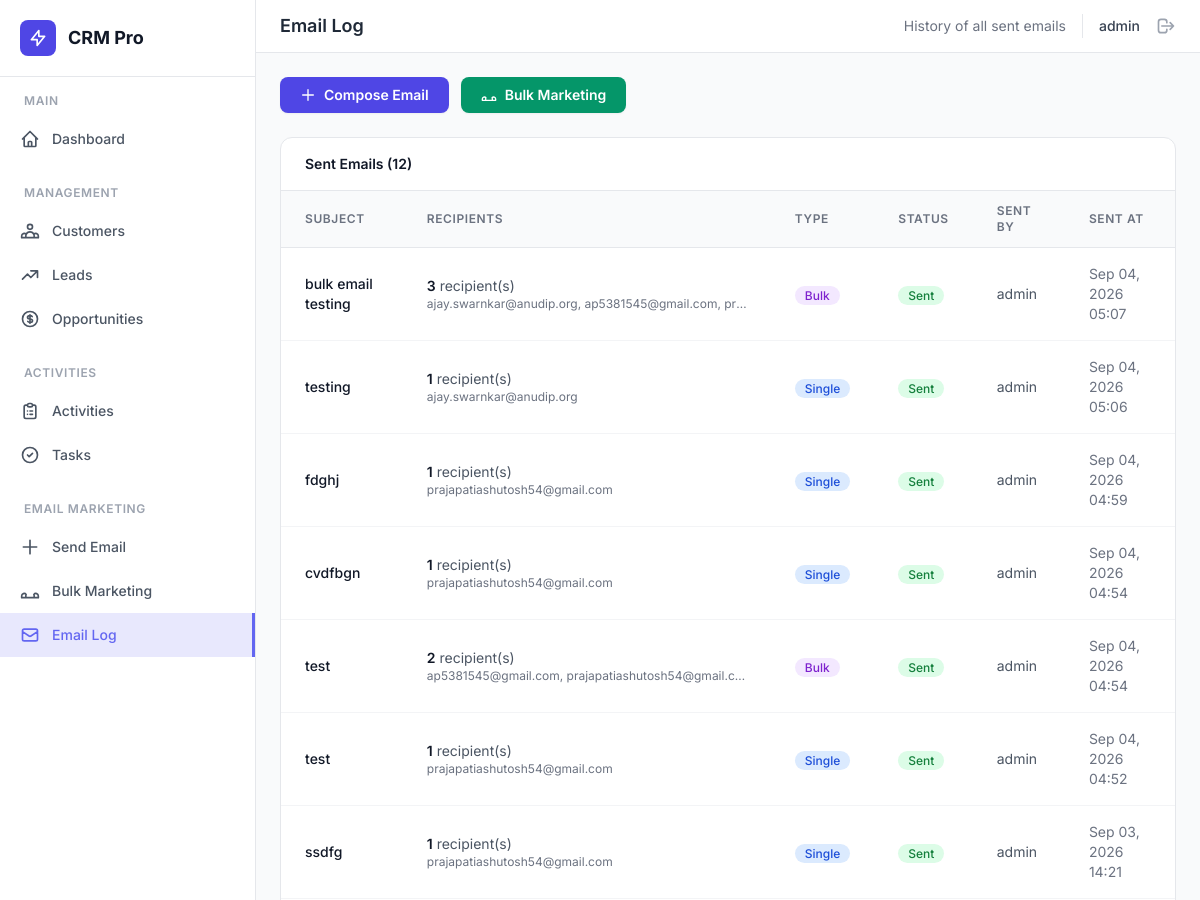
Before: /crm/email/log/ (signed in, upper part) with the older database file.
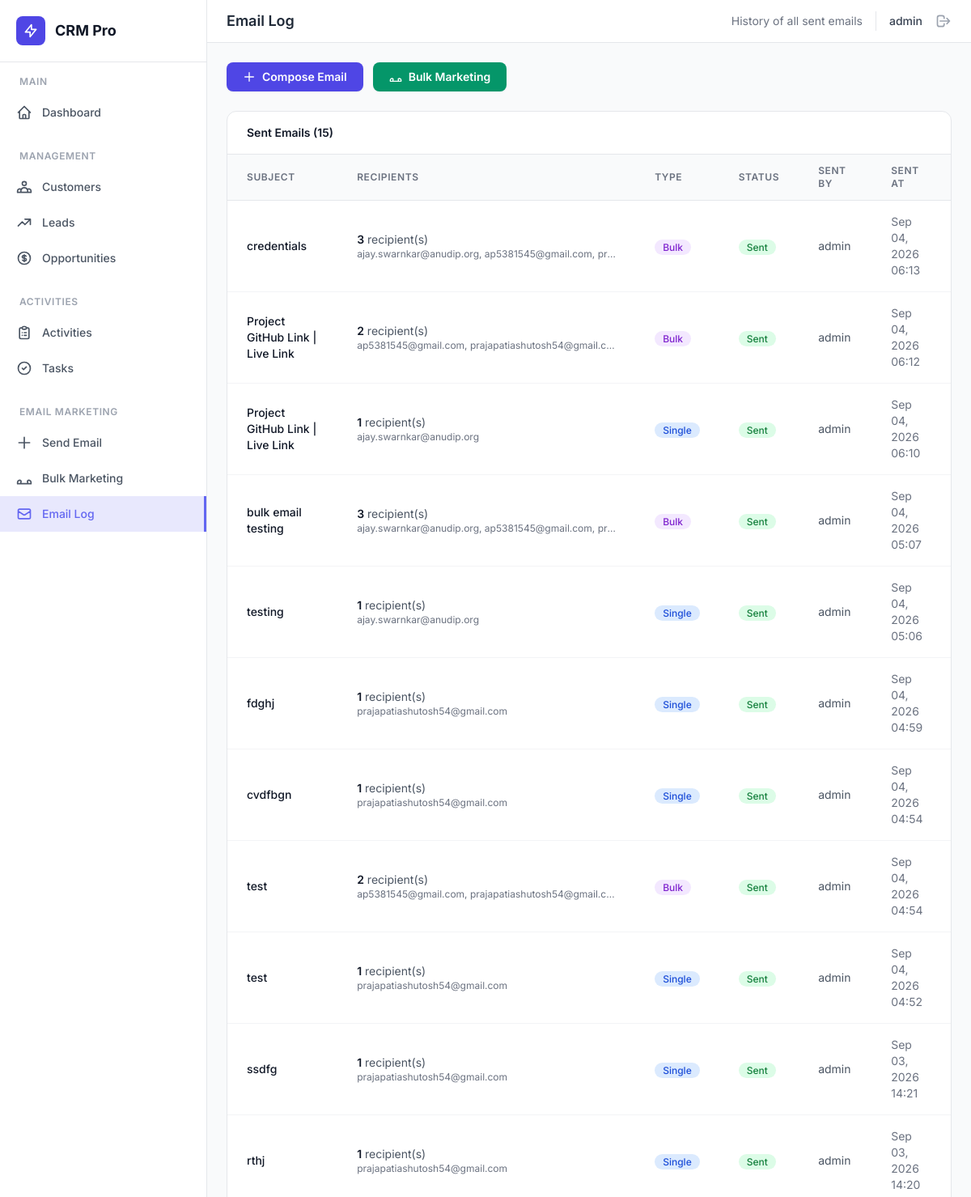
After: the same page with the newer database file.
### user/models.py (models this page shows, shortened)
class EmailLog(models.Model):
    id = models.AutoField(primary_key=True)
    subject = models.CharField(max_length=200)
    body = models.TextField()
    recipient_emails = models.TextField()
    recipient_count = models.PositiveIntegerField(default=0)
    sent_by = models.ForeignKey(
        User, on_delete=models.SET_NULL, null=True, blank=True
    )
    is_bulk = models.BooleanField(default=False)
    status = models.CharField(
        max_length=20,
        choices=[("Sent", "Sent"), ("Failed", "Failed")],
        default="Sent",
    )
    sent_at = models.DateTimeField(auto_now_add=True)

class User(models.Model):
    id = models.AutoField(primary_key=True)
    user_name = models.CharField(max_length=100, unique=True)
    password = models.CharField(max_length=256)
    email = models.EmailField(unique=True)
    is_active = models.BooleanField(default=True)
    is_admin = models.BooleanField(default=False)
    created_at = models.DateTimeField(auto_now_add=True)

### user/views.py (the view)
# urls.py: path("email/log/", views.email_log, name="email_log"),
def email_log(request):
    current_user = _require_login(request)
    if not current_user:
        return redirect("login")
    logs = EmailLog.objects.all().order_by("-sent_at")
    if not current_user.is_admin:
        logs = logs.filter(sent_by=current_user)
    context = {
        "logs": logs,
        "current_user": current_user,
    }
    return render(request, "user/email_log.html", context)

### user/views.py (called while the page is built)
def _require_login(request):
    user_id = request.session.get("user_id")
    if not user_id:
        return None
    try:
        return User.objects.get(id=user_id)
    except User.DoesNotExist:
        return None

### user/templates/user/email_log.html (shortened to what this page needs)
{% extends "base.html" %}
{% load static %}
{% block page_title %}Email Log{% endblock %}
{% block page_subtitle %}History of all sent emails{% endblock %}
{% block content %}
<div class="flex flex-wrap gap-3 mb-6">
    <a href="{% url 'email_compose' %}" class="inline-flex items-center gap-2 bg-indigo-600 text-white px-5 py-2 rounded-lg text-sm font-semibold hover:bg-indigo-700 transition-colors shadow-sm">
        <svg class="w-4 h-4" fill="none" stroke="currentColor" viewBox="0 0 24 24"><path stroke-linecap="round" stroke-linejoin="round" stroke-width="2" d="M12 4v16m8-8H4"/></svg>
        Compose Email
    </a>
    <a href="{% url 'email_bulk' %}" class="inline-flex items-center gap-2 bg-emerald-600 text-white px-5 py-2 rounded-lg text-sm font-semibold hover:bg-emerald-700 transition-colors shadow-sm">
        <svg class="w-4 h-4" fill="none" stroke="currentColor" viewBox="0 0 24 24"><path stroke-linecap="round" stroke-linejoin="round" stroke-width="2" d="M17 20h5v-2a3 3 0 00-5.356-1.857M17 20H7m10 0v-2c0-.656-.126-1.283-.356-1.857M7 20H2v-2a3 3 0 015.356-1.857M7 20v-2c0-.656.126-1.283.356-1.857"/></svg>
        Bulk Marketing
    </a>
</div>
<div class="bg-white rounded-xl border border-gray-200 overflow-hidden">
    <div class="px-6 py-4 border-b border-gray-200">
        <h3 class="text-sm font-semibold text-gray-900">Sent Emails ({{ logs|length }})</h3>
    </div>
    <div class="overflow-x-auto">
        <table class="w-full">
            <thead class="bg-gray-50 border-b border-gray-200">
                <tr>
                    <th class="px-6 py-3 text-left text-xs font-semibold text-gray-500 uppercase tracking-wider">Subject</th>
                    <th class="px-6 py-3 text-left text-xs font-semibold text-gray-500 uppercase tracking-wider">Recipients</th>
                    <th class="px-6 py-3 text-left text-xs font-semibold text-gray-500 uppercase tracking-wider">Type</th>
                    <th class="px-6 py-3 text-left text-xs font-semibold text-gray-500 uppercase tracking-wider">Status</th>
                    <th class="px-6 py-3 text-left text-xs font-semibold text-gray-500 uppercase tracking-wider">Sent By</th>
                    <th class="px-6 py-3 text-left text-xs font-semibold text-gray-500 uppercase tracking-wider">Sent At</th>
                </tr>
            </thead>
            <tbody class="divide-y divide-gray-100">
                {% for log in logs %}
                <tr class="hover:bg-gray-50 transition-colors">
                    <td class="px-6 py-4 text-sm font-medium text-gray-900">{{ log.subject }}</td>
                    <td class="px-6 py-4 text-sm text-gray-600">
                        <span class="font-semibold text-gray-900">{{ log.recipient_count }}</span> recipient(s)
                        <p class="text-xs text-gray-500 max-w-xs truncate">{{ log.recipient_emails }}</p>
                    </td>
                    <td class="px-6 py-4">
                        <span class="px-2.5 py-0.5 text-xs font-medium rounded-full {% if log.is_bulk %}bg-purple-100 text-purple-700{% else %}bg-blue-100 text-blue-700{% endif %}">
                            {% if log.is_bulk %}Bulk{% else %}Single{% endif %}
                        </span>
                    </td>
                    <td class="px-6 py-4">
                        <span class="px-2.5 py-0.5 text-xs font-medium rounded-full {% if log.status == 'Sent' %}bg-green-100 text-green-700{% else %}bg-red-100 text-red-700{% endif %}">
                            {{ log.status }}
                        </span>
                    </td>
                    <td class="px-6 py-4 text-sm text-gray-600">{{ log.sent_by.user_name|default:"System" }}</td>
                    <td class="px-6 py-4 text-sm text-gray-500">{{ log.sent_at|date:"M d, Y H:i" }}</td>
                </tr>
                {% empty %}
                <tr>
                    <td colspan="6" class="px-6 py-12 text-center text-sm text-gray-500">No emails sent yet. Compose an email or launch a bulk campaign above.</td>
                </tr>
                {% endfor %}
            </tbody>
        </table>
    </div>
</div>
{% endblock %}

Changed rows visible on the page:
added EmailLog: subject "credentials", recipient_count "3", recipient_emails "ajay.swarnkar@anudip.org, ap5381545@gmail.com, pr…", is_bulk "Bulk", status "Sent", sent_by.user_name "admin", sent_at "Sep 04, 2026 06:13"
added EmailLog: subject "Project GitHub Link | Live Link", recipient_count "2", recipient_emails "ap5381545@gmail.com, prajapatiashutosh54@gmail.c…", is_bulk "Bulk", status "Sent", sent_by.user_name "admin", sent_at "Sep 04, 2026 06:12"
added EmailLog: subject "Project GitHub Link | Live Link", recipient_count "1", recipient_emails "ajay.swarnkar@anudip.org", is_bulk "Single", status "Sent", sent_by.user_name "admin", sent_at "Sep 04, 2026 06:10"
now on this page (row unchanged): EmailLog: subject "rthj", recipient_count "1", recipient_emails "prajapatiashutosh54@gmail.com", is_bulk "Single", status "Sent", sent_by.user_name "admin", sent_at "Sep 03, 2026 14:20"
Other visible differences:
{{ logs|length }}: "12" → "15"
